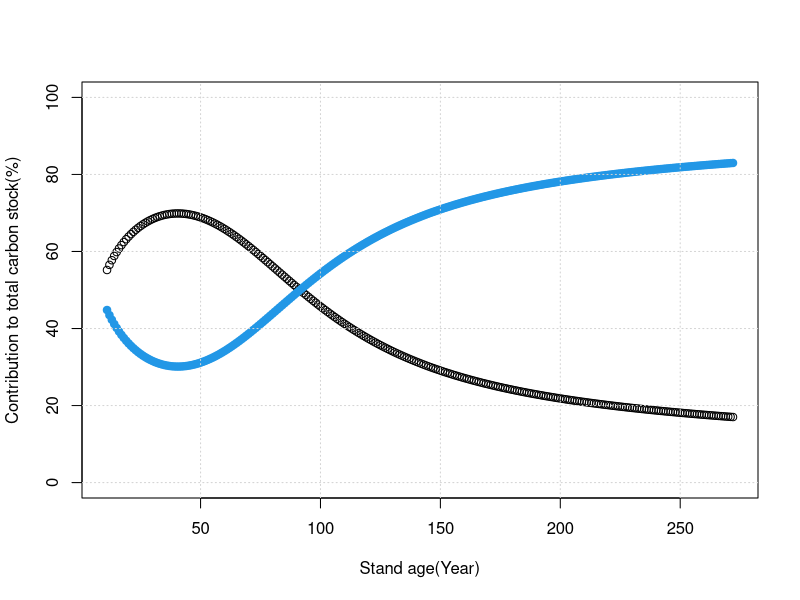

The R script that drew this image: (Note: this script raises an error after producing the figure.)

#by 4p Logistic growth curves
require(lhs)

q75<-function(x,...){return(c(quantile(x,c(0.75),...)))}
q25<-function(x,...){quantile(x,0.25, ...)}
q50<-function(x, ...){median(x, ...)}

parms_gen_lhs<-function (PARAMETERS, NUMSAMPLES, PMIN, PMAX, ALGORITHM) 
{
	NUMPARAMS <- length(PARAMETERS)
	ALGORITHM <- tolower(ALGORITHM)
	if (ALGORITHM == "optimum") {
		design <- lhs::optimumLHS(NUMSAMPLES, NUMPARAMS, 
				maxSweeps = 2, eps = 0.1)
	}
	else {
		design <- lhs::randomLHS(NUMSAMPLES, NUMPARAMS)
	}
	for (k in 1:NUMSAMPLES) {
		for (l in 1:NUMPARAMS) {
			lhc_max <- PMAX[l]
			lhc_min <- PMIN[l]
			value <- (design[k, l] * (lhc_max - lhc_min)) + lhc_min
			design[k, l] <- value
		}
	}
	colnames(design) <- c(PARAMETERS)
	return(design)
}

#----------------------------------------------
parms.4log.tot<-c(A1=182.21731,A1.se=3.33417,A2=358.52335,A2.se=2.62196,xc=77.95213,xc.se=1.74168,p=2.8228,p.se=0.18062)
parms.4log.bio<-c(A1=31.10187,A1.se=1.61341,A2=116.77196,A2.se=2.14101,xc=98.87556,xc.se=2.61857,p=2.72947,p.se=0.2088)
parms.4log.soil<-c(A1=153.26201,A1.se=3.13962,A2=243.36767,A2.se=1.6734,xc=66.75651,xc.se=2.50241,p=3.35015,p.se=0.37506)

pr.tot.l<-c(a=(parms.4log.tot["A1"]-2*parms.4log.tot["A1.se"]),xc=(parms.4log.tot["A2"]-2*parms.4log.tot["A2.se"]),d=(parms.4log.tot["xc"]-2*parms.4log.tot["xc.se"]),k=(parms.4log.tot["p"]-2*parms.4log.tot["p.se"]))
pr.tot.u<-c(a=(parms.4log.tot["A1"]+2*parms.4log.tot["A1.se"]),xc=(parms.4log.tot["A2"]+2*parms.4log.tot["A2.se"]),d=(parms.4log.tot["xc"]+2*parms.4log.tot["xc.se"]),k=(parms.4log.tot["p"]+2*parms.4log.tot["p.se"]))
pr.bio.l<-c(a=(parms.4log.bio["A1"]-2*parms.4log.bio["A1.se"]),xc=(parms.4log.bio["A2"]-2*parms.4log.bio["A2.se"]),d=(parms.4log.bio["xc"]-2*parms.4log.bio["xc.se"]),k=(parms.4log.bio["p"]-2*parms.4log.bio["p.se"]))
pr.bio.u<-c(a=(parms.4log.bio["A1"]+2*parms.4log.bio["A1.se"]),xc=(parms.4log.bio["A2"]+2*parms.4log.bio["A2.se"]),d=(parms.4log.bio["xc"]+2*parms.4log.bio["xc.se"]),k=(parms.4log.bio["p"]+2*parms.4log.bio["p.se"]))
pr.soil.l<-c(a=(parms.4log.soil["A1"]-2*parms.4log.soil["A1.se"]),xc=(parms.4log.soil["A2"]-2*parms.4log.soil["A2.se"]),d=(parms.4log.soil["xc"]-2*parms.4log.soil["xc.se"]),k=(parms.4log.soil["p"]-2*parms.4log.soil["p.se"]))
pr.soil.u<-c(a=(parms.4log.soil["A1"]+2*parms.4log.soil["A1.se"]),xc=(parms.4log.soil["A2"]+2*parms.4log.soil["A2.se"]),d=(parms.4log.soil["xc"]+2*parms.4log.soil["xc.se"]),k=(parms.4log.soil["p"]+2*parms.4log.soil["p.se"]))

PARAMETERS = c("A1","A2","xc","p")
NUMSAMPLES=10000
PMIN<-pr.soil.l
PMAX<-pr.soil.u
ALGORITHM <-'normal'
par.soil<-parms_gen_lhs(PARAMETERS, NUMSAMPLES, PMIN, PMAX, ALGORITHM) 

PARAMETERS = c("A1","A2","xc","p")
NUMSAMPLES=10000
PMIN<-pr.tot.l
PMAX<-pr.tot.u
ALGORITHM <-'normal'
par.tot<-parms_gen_lhs(PARAMETERS, NUMSAMPLES, PMIN, PMAX, ALGORITHM) 

PARAMETERS = c("A1","A2","xc","p")
NUMSAMPLES=10000
PMIN<-pr.bio.l
PMAX<-pr.bio.u
ALGORITHM <-'normal'
par.bio<-parms_gen_lhs(PARAMETERS, NUMSAMPLES, PMIN, PMAX, ALGORITHM) 

tot.c<-soil.c<-bio.c<-matrix(NA,nrow=NUMSAMPLES+1,ncol=262)

par.tot<-rbind(par.tot,parms.4log.tot[c("A1","A2","xc","p")])
par.bio<-rbind(par.bio,parms.4log.bio[c("A1","A2","xc","p")])
par.soil<-rbind(par.soil,parms.4log.soil[c("A1","A2","xc","p")])

for (i in 1:10001){
	A1=par.tot[i,1];A2=par.tot[i,2];xc=par.tot[i,3];p=par.tot[i,4]
	fun.tot<-expression(A2+(A1-A2)/(1+(x/xc)^p))
	fx.tot<-D(fun.tot,"x")
	x=11:272	
	tot.c[i,]<-eval(fx.tot)
}

for (i in 1:10001){
	A1=par.bio[i,1];A2=par.bio[i,2];xc=par.bio[i,3];p=par.bio[i,4]
	fun.bio<-expression(A2+(A1-A2)/(1+(x/xc)^p))
	fx.bio<-D(fun.bio,"x")
	x=11:272		
	bio.c[i,]<-eval(fx.bio)	
}
for (i in 1:10001){
	A1=par.soil[i,1];A2=par.soil[i,2];xc=par.soil[i,3];p=par.soil[i,4]
	fun.soil<-expression(A2+(A1-A2)/(1+(x/xc)^p))
	fx.soil<-D(fun.soil,"x")
	x=11:272
	soil.c[i,]<-eval(fx.soil)
}


tot.m<-apply(tot.c,2,FUN=mean,na.rm=T);tot.sd<-apply(tot.c,2,FUN=sd,na.rm=T);
bio.m<-bio.c[10001,];bio.sd<-apply(bio.c,2,FUN=sd,na.rm=T);
soil.m<-soil.c[10001,];soil.sd<-apply(soil.c,2,FUN=sd,na.rm=T);

plot(x,(soil.m/(soil.m+bio.m))*100,type='p',ylim=c(0,100),pch=21,xlab='Stand age(Year)',ylab="Contribution to total carbon stock(%)")
points(x,bio.m/(soil.m+bio.m)*100,type='p',pch=19,col=4)
grid()

pump.cc<-cbind(x,tot.m,tot.sd,bio.m,bio.sd,soil.m,soil.sd)

write.csv(pump.cc,file='d://pump_log_cc.csv',row.names=F)

#
#fun.tot<-expression(358.52+(182.22-358.52)/(1+(x/77.95)^2.8228))
#fun.bio<-expression(116.77+(31.10-116.77)/(1+(x/98.88)^2.72947))
#fun.soil<-expression(243.36767+(153.26201-243.36767)/(1+(x/66.76)^3.35015))
#fx.tot<-D(fun.tot,"x")
#fx.bio<-D(fun.bio,"x")
#fx.soil<-D(fun.soil,"x")
#plot(x,eval(fx.tot),lwd=2,col=1)
#points(x,eval(fx.soil),lwd=2,col=2,lty=2)
#points(x,eval(fx.bio),lwd=2,col=3,lty=3)
#grid()
#a=243.36767
#fun.soil<-expression(a+(153.26201-a)/(1+(x/66.76)^3.35015))
#fx.soil<-D(fun.soil,"x")
#points(x,eval(fx.soil),lwd=2,col=2,lty=2,type='l')
#points(x,eval(fx.soil),lwd=4,col=2,lty=4,type='l')
#points(x,eval(fx.soil),lwd=4,col=4,lty=4,type='l')
#points(x,eval(fx.soil),lwd=4,col=4,lty=1,type='l')
#
